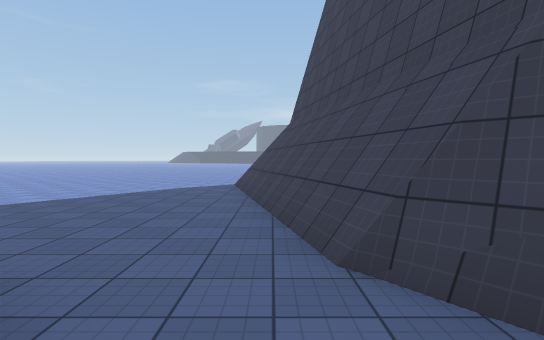
[1] (above)

16 first-person views from a walk through a 3-D level made in the Unity game engine. The camera is 1.5 m above the floor, tilts 2° down and sees 80° across. The floor is counted in squares, 2 m on a side. Each view is taken from the middle of a square. On the plan, view 1 faces up. The plan holds only what a view shows up to about 11 squares ahead; the rest is blank. The place goes on beyond the plan. The player is left out. Surface patterns are stand-ins for the level's own textures.

[2]
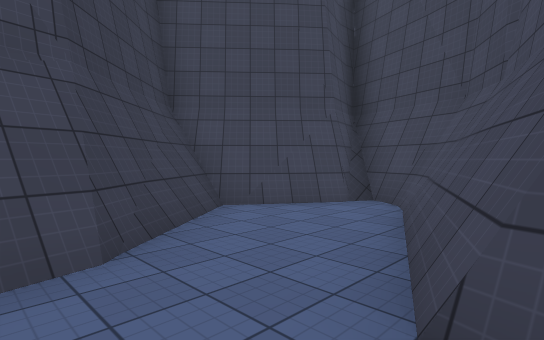

[3]
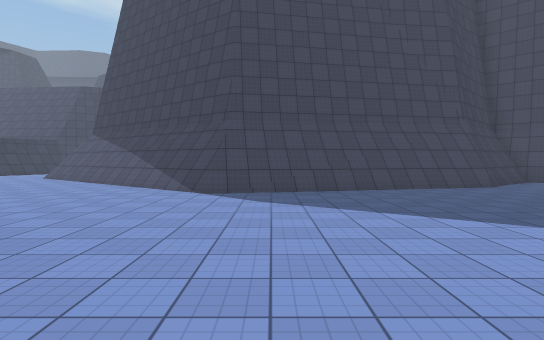

[4]
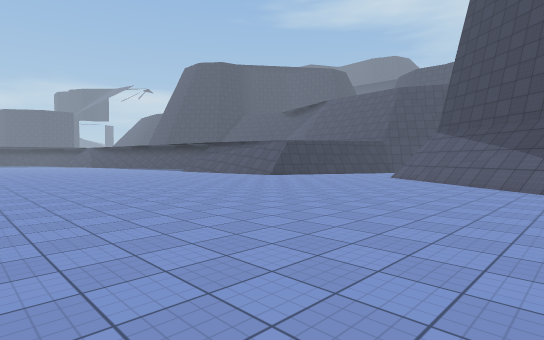

[5]
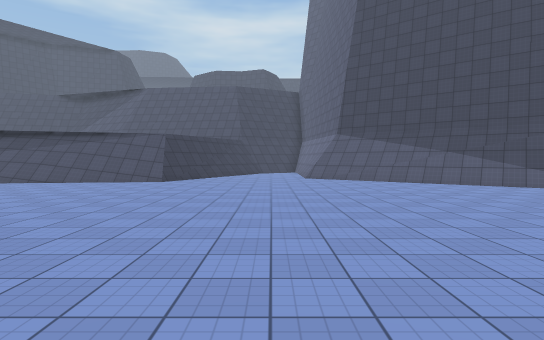

[6]
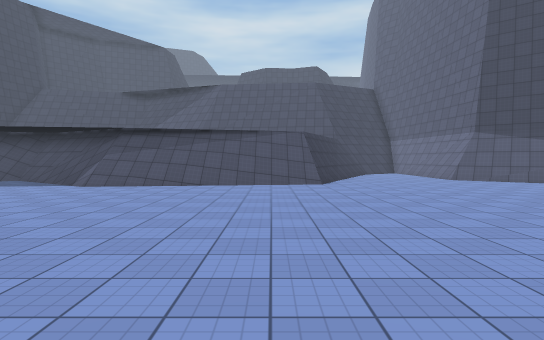

[7]
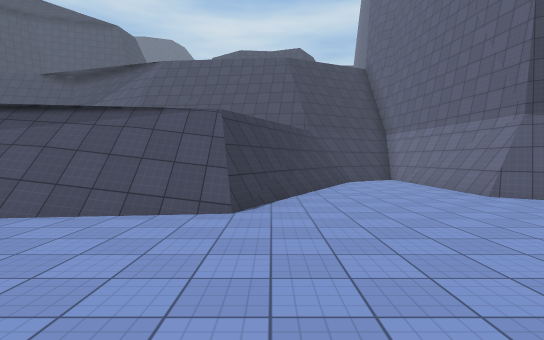

[8]
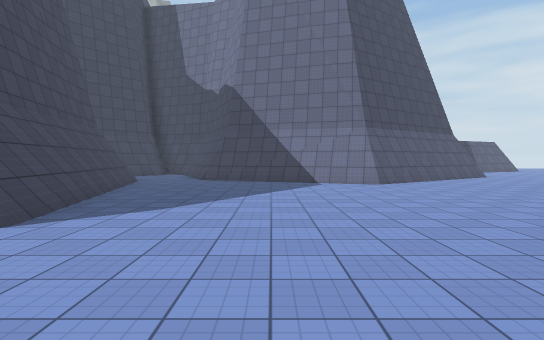

[9]
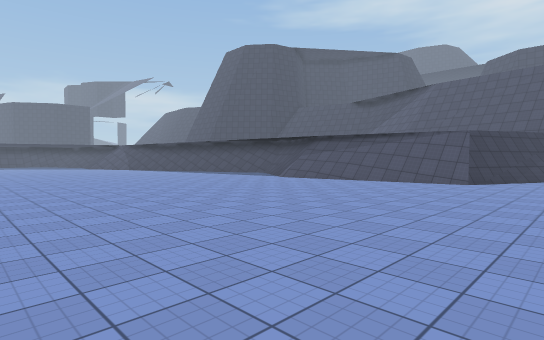

[10]
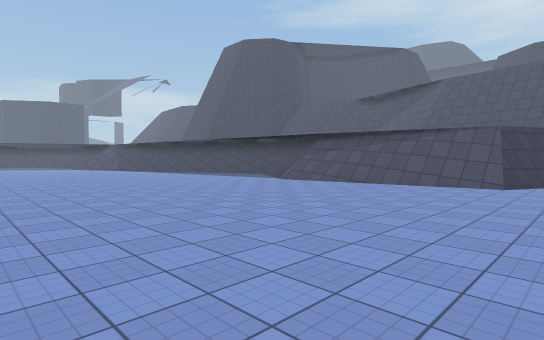

[11]
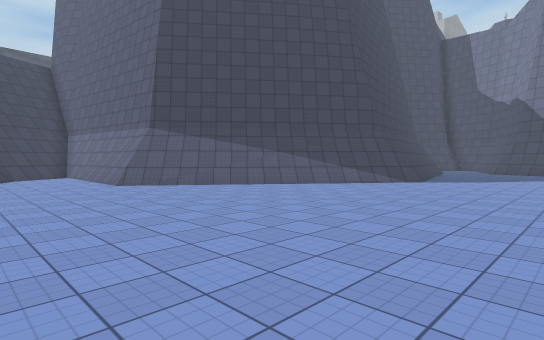

[12]
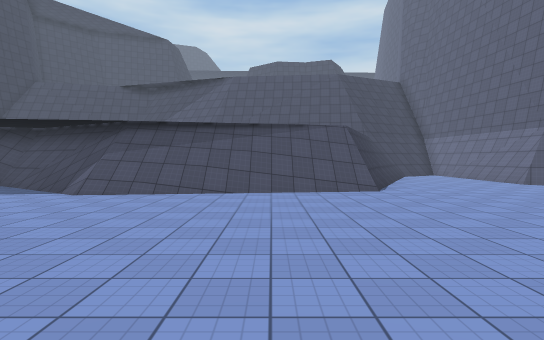

[13]
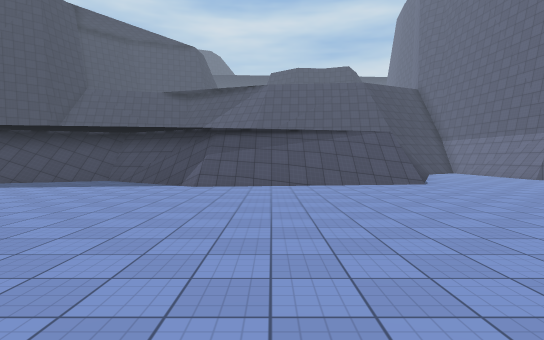

[14]
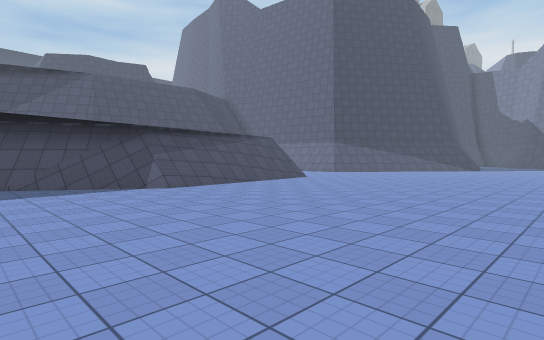

[15]
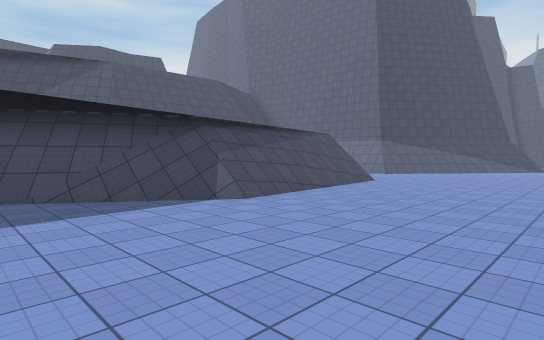

[16]
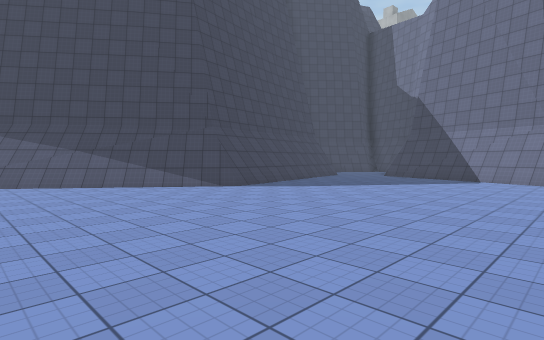

### Floor plan
Points are (right, up) in squares from view 1. A wall is a line through its corners. A room is listed if a view was taken in it or the views show most of it. See-through windows are left out.
Room 1 (view 1)
walls: (-1.3, 0.2) (-0.4, -1.8); (-0.6, -1.7) (0, -2.5) (1.6, -3.1); (-0.1, -2.2) (0.3, -2.5); (1.8, -1.4) (3, -0.2); (1.3, -2) (2, -0.9); (2.3, 1) (1, 2.2); (2.6, 0.1) (1.5, 1.5); (2.7, 0.2) (1.9, 1.2)
low walls: (-1, 0.1) (-0.2, -1.7); (-0.2, -1.6) (0.2, -2.2) (0.5, -2.5); (2, -0.6) (2.7, 0.2); (1.9, -1) (2.8, 0); (1.1, -2.1) (2.1, -0.5); (2.4, -0.1) (1.4, 1.2); (0.3, -2.4) (1.1, -2.6)
ways out: opening at (0, 1) to room 2
Room 2 (views 2, 3, 4, 5, 6, 7, 8, 9, 10, 11, 12, 13, 14, 15, 16)
walls: (2.3, 12.8) (4.8, 16.1); (-0.6, 9.2) (4.6, 16.2) (7.6, 16.1); (7.2, 16.1) (9.1, 16.3); (9, 19) (2.5, 21.7); (9.1, 19.3) (3.2, 21.7); (9.1, 18.4) (8.8, 18.9); (3.7, 29.6) (4.8, 31.7); (3.7, 30.1) (4.5, 31.4); (-7.2, 3.5) (-1.9, 1.6) (-1.3, 0.2); (-7.2, 3.2) (-3.8, 2); (0.7, 2.2) (-0.8, 9.3); (1, 2.2) (0.2, 6.2); (0.9, 2.1) (-0.7, 9.4) (4.5, 16.4) (8.4, 16.4); (-8.6, 2.2) (-6.9, 3.4); (2, 0.9) (0.6, 2.3)
low walls: (2.6, 14.2) (3.4, 15.3); (3.6, 15.6) (4.3, 16.6); (0.5, 11.4) (2.4, 14); (-0.5, 10.1) (0.4, 11.3); (8.2, 16.4) (9.1, 16.5); (8.6, 18.5) (3.2, 21.3); (9.1, 17.8) (8.5, 18.7); (3.7, 30.6) (4.2, 31.4); (-8.5, 2.6) (-7.2, 3.5); (-1.7, 1.6) (-1, 0.1); (1.4, 1.2) (0.7, 2.2)
ways out: opening at (0, 1) to room 1

Positions as (right, up) in squares from view 1, and headings:
1: (0, 0), facing up
2: (-2, 3), facing down-right
3: (-8, 8), facing right
4: (-8, 11), facing up-right
5: (-8, 18), facing right
6: (-7, 23), facing right
7: (-2, 21), facing right
8: (-4, 13), facing down
9: (-8, 19), facing up-right
10: (-7, 20), facing up-right
11: (-5, 20), facing down-right
12: (-5, 24), facing right
13: (-7, 26), facing right
14: (-6, 32), facing down-right
15: (-3, 32), facing down-right
16: (-8, 15), facing down-right
